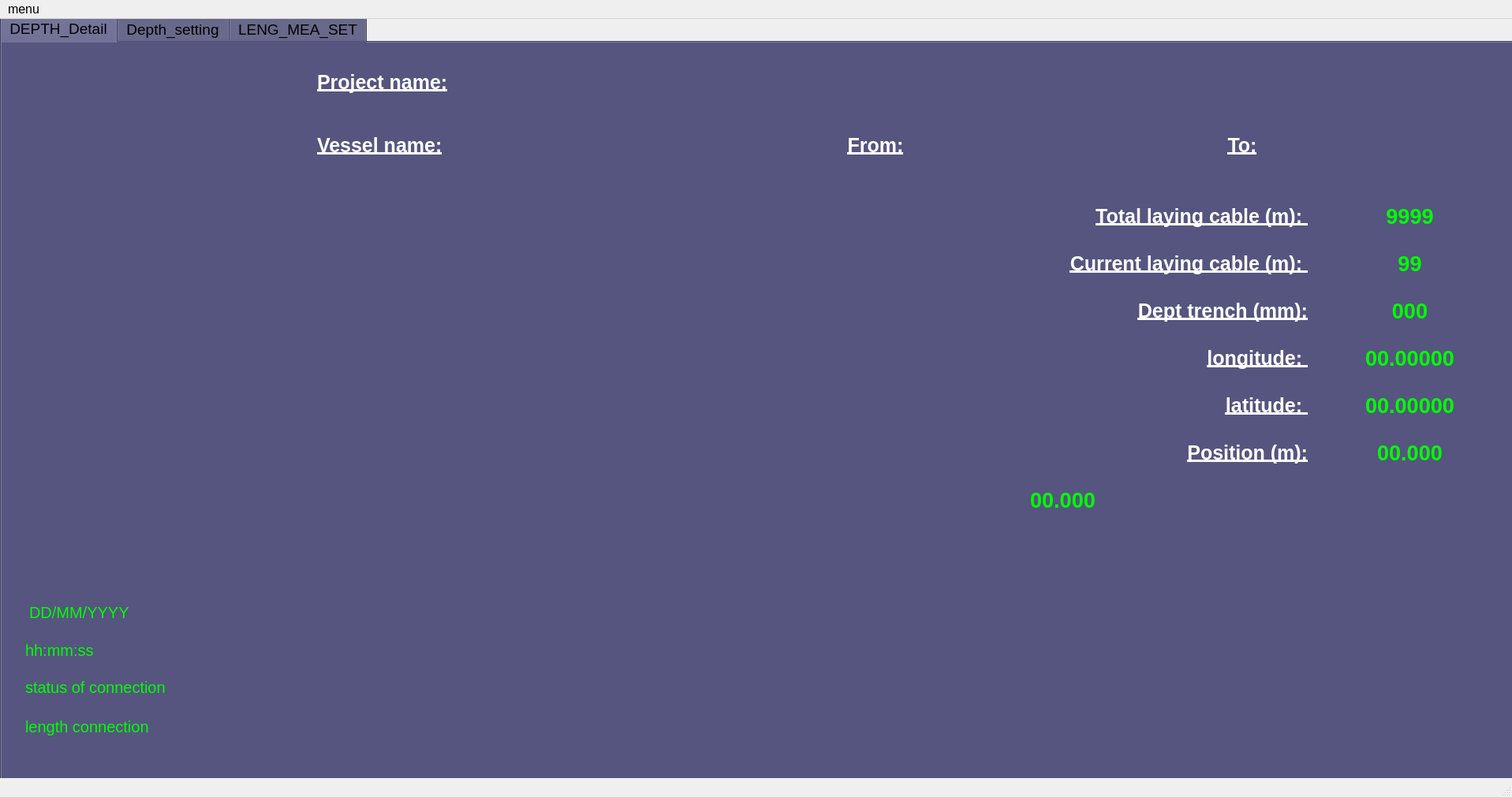
<?xml version="1.0" encoding="UTF-8"?>
<ui version="4.0">
 <class>MainWindow</class>
 <widget class="QMainWindow" name="MainWindow">
  <property name="geometry">
   <rect>
    <x>0</x>
    <y>0</y>
    <width>1917</width>
    <height>1011</height>
   </rect>
  </property>
  <property name="font">
   <font>
    <family>Segoe UI</family>
    <pointsize>12</pointsize>
   </font>
  </property>
  <property name="windowTitle">
   <string>DeptMeasurementSystem</string>
  </property>
  <widget class="QWidget" name="centralwidget">
   <widget class="QTabWidget" name="tabWidget">
    <property name="geometry">
     <rect>
      <x>0</x>
      <y>-5</y>
      <width>1921</width>
      <height>981</height>
     </rect>
    </property>
    <property name="font">
     <font>
      <family>Segoe UI</family>
      <pointsize>14</pointsize>
     </font>
    </property>
    <property name="autoFillBackground">
     <bool>false</bool>
    </property>
    <property name="styleSheet">
     <string notr="true">background-color: rgb(85, 85, 127);
</string>
    </property>
    <property name="currentIndex">
     <number>0</number>
    </property>
    <widget class="QWidget" name="tab_1">
     <attribute name="icon">
      <iconset>
       <normaloff>icon/48x48/Sailboat.png</normaloff>icon/48x48/Sailboat.png</iconset>
     </attribute>
     <attribute name="title">
      <string>DEPTH_Detail</string>
     </attribute>
     <widget class="QLabel" name="pic_box_background">
      <property name="geometry">
       <rect>
        <x>0</x>
        <y>-5</y>
        <width>1916</width>
        <height>941</height>
       </rect>
      </property>
      <property name="styleSheet">
       <string notr="true">border-color: rgb(85, 0, 127);</string>
      </property>
      <property name="text">
       <string/>
      </property>
      <property name="pixmap">
       <pixmap>background/backgroundfull.png</pixmap>
      </property>
      <property name="scaledContents">
       <bool>true</bool>
      </property>
     </widget>
     <widget class="QLabel" name="lbl_d_date">
      <property name="geometry">
       <rect>
        <x>35</x>
        <y>700</y>
        <width>211</width>
        <height>46</height>
       </rect>
      </property>
      <property name="font">
       <font>
        <pointsize>15</pointsize>
       </font>
      </property>
      <property name="styleSheet">
       <string notr="true">color: rgb(0, 255, 0);
background-color: rgba(85, 85, 127,80);</string>
      </property>
      <property name="text">
       <string>DD/MM/YYYY</string>
      </property>
     </widget>
     <widget class="QLabel" name="lbl_d_time">
      <property name="geometry">
       <rect>
        <x>30</x>
        <y>750</y>
        <width>216</width>
        <height>41</height>
       </rect>
      </property>
      <property name="font">
       <font>
        <pointsize>15</pointsize>
       </font>
      </property>
      <property name="styleSheet">
       <string notr="true">color: rgb(0, 255, 0);
background-color: rgba(85, 85, 127,80);</string>
      </property>
      <property name="text">
       <string>hh:mm:ss</string>
      </property>
     </widget>
     <widget class="QLabel" name="lbl_dept">
      <property name="geometry">
       <rect>
        <x>1265</x>
        <y>315</y>
        <width>391</width>
        <height>51</height>
       </rect>
      </property>
      <property name="font">
       <font>
        <family>Segoe UI</family>
        <pointsize>19</pointsize>
        <weight>75</weight>
        <bold>true</bold>
        <underline>true</underline>
       </font>
      </property>
      <property name="styleSheet">
       <string notr="true">color: rgb(255, 255, 255);
background-color: rgba(85, 85, 127,80);</string>
      </property>
      <property name="text">
       <string>Dept trench (mm):</string>
      </property>
      <property name="alignment">
       <set>Qt::AlignRight|Qt::AlignTrailing|Qt::AlignVCenter</set>
      </property>
     </widget>
     <widget class="QLabel" name="lbl_d_dept_trench">
      <property name="geometry">
       <rect>
        <x>1665</x>
        <y>315</y>
        <width>241</width>
        <height>51</height>
       </rect>
      </property>
      <property name="font">
       <font>
        <pointsize>20</pointsize>
        <weight>75</weight>
        <bold>true</bold>
       </font>
      </property>
      <property name="styleSheet">
       <string notr="true">color: rgb(0, 255, 0);
background-color: rgba(85, 85, 127,80);</string>
      </property>
      <property name="text">
       <string>000</string>
      </property>
      <property name="alignment">
       <set>Qt::AlignCenter</set>
      </property>
     </widget>
     <widget class="QLabel" name="label">
      <property name="geometry">
       <rect>
        <x>10</x>
        <y>15</y>
        <width>361</width>
        <height>151</height>
       </rect>
      </property>
      <property name="text">
       <string/>
      </property>
      <property name="pixmap">
       <pixmap>logo/TTP.png</pixmap>
      </property>
      <property name="scaledContents">
       <bool>true</bool>
      </property>
     </widget>
     <widget class="QLabel" name="lbl_d_stt">
      <property name="geometry">
       <rect>
        <x>30</x>
        <y>795</y>
        <width>606</width>
        <height>46</height>
       </rect>
      </property>
      <property name="font">
       <font>
        <pointsize>15</pointsize>
       </font>
      </property>
      <property name="styleSheet">
       <string notr="true">color: rgb(0, 255, 0);
background-color: rgba(85, 85, 127,80);</string>
      </property>
      <property name="text">
       <string>status of connection</string>
      </property>
     </widget>
     <widget class="QLabel" name="lbl_d_longitude">
      <property name="geometry">
       <rect>
        <x>1665</x>
        <y>375</y>
        <width>241</width>
        <height>51</height>
       </rect>
      </property>
      <property name="font">
       <font>
        <pointsize>20</pointsize>
        <weight>75</weight>
        <bold>true</bold>
       </font>
      </property>
      <property name="styleSheet">
       <string notr="true">color: rgb(0, 255, 0);
background-color: rgba(85, 85, 127,80);</string>
      </property>
      <property name="text">
       <string>00.00000</string>
      </property>
      <property name="alignment">
       <set>Qt::AlignCenter</set>
      </property>
     </widget>
     <widget class="QLabel" name="lbl_dept_2">
      <property name="geometry">
       <rect>
        <x>1265</x>
        <y>375</y>
        <width>391</width>
        <height>51</height>
       </rect>
      </property>
      <property name="font">
       <font>
        <family>Segoe UI</family>
        <pointsize>19</pointsize>
        <weight>75</weight>
        <bold>true</bold>
        <underline>true</underline>
       </font>
      </property>
      <property name="styleSheet">
       <string notr="true">color: rgb(255, 255, 255);
background-color: rgba(85, 85, 127,80);</string>
      </property>
      <property name="text">
       <string>longitude: </string>
      </property>
      <property name="alignment">
       <set>Qt::AlignRight|Qt::AlignTrailing|Qt::AlignVCenter</set>
      </property>
     </widget>
     <widget class="QLabel" name="lbl_d_latitude">
      <property name="geometry">
       <rect>
        <x>1665</x>
        <y>435</y>
        <width>241</width>
        <height>51</height>
       </rect>
      </property>
      <property name="font">
       <font>
        <pointsize>20</pointsize>
        <weight>75</weight>
        <bold>true</bold>
       </font>
      </property>
      <property name="styleSheet">
       <string notr="true">color: rgb(0, 255, 0);
background-color: rgba(85, 85, 127,80);</string>
      </property>
      <property name="text">
       <string>00.00000</string>
      </property>
      <property name="alignment">
       <set>Qt::AlignCenter</set>
      </property>
     </widget>
     <widget class="QLabel" name="lbl_dept_3">
      <property name="geometry">
       <rect>
        <x>1265</x>
        <y>435</y>
        <width>391</width>
        <height>51</height>
       </rect>
      </property>
      <property name="font">
       <font>
        <family>Segoe UI</family>
        <pointsize>19</pointsize>
        <weight>75</weight>
        <bold>true</bold>
        <underline>true</underline>
       </font>
      </property>
      <property name="styleSheet">
       <string notr="true">color: rgb(255, 255, 255);
background-color: rgba(85, 85, 127,80);</string>
      </property>
      <property name="text">
       <string>latitude: </string>
      </property>
      <property name="alignment">
       <set>Qt::AlignRight|Qt::AlignTrailing|Qt::AlignVCenter</set>
      </property>
     </widget>
     <widget class="QLabel" name="lbl_d_total_laying_cable">
      <property name="geometry">
       <rect>
        <x>1665</x>
        <y>195</y>
        <width>241</width>
        <height>51</height>
       </rect>
      </property>
      <property name="font">
       <font>
        <pointsize>20</pointsize>
        <weight>75</weight>
        <bold>true</bold>
       </font>
      </property>
      <property name="styleSheet">
       <string notr="true">color: rgb(0, 255, 0);
background-color: rgba(85, 85, 127,80);</string>
      </property>
      <property name="text">
       <string>9999</string>
      </property>
      <property name="alignment">
       <set>Qt::AlignCenter</set>
      </property>
     </widget>
     <widget class="QLabel" name="lbl_dept_4">
      <property name="geometry">
       <rect>
        <x>1265</x>
        <y>195</y>
        <width>391</width>
        <height>51</height>
       </rect>
      </property>
      <property name="font">
       <font>
        <family>Segoe UI</family>
        <pointsize>19</pointsize>
        <weight>75</weight>
        <bold>true</bold>
        <underline>true</underline>
       </font>
      </property>
      <property name="styleSheet">
       <string notr="true">color: rgb(255, 255, 255);
background-color: rgba(85, 85, 127,80);</string>
      </property>
      <property name="text">
       <string>Total laying cable (m): </string>
      </property>
      <property name="alignment">
       <set>Qt::AlignRight|Qt::AlignTrailing|Qt::AlignVCenter</set>
      </property>
     </widget>
     <widget class="QLabel" name="lbl_d_current_laying_cable">
      <property name="geometry">
       <rect>
        <x>1665</x>
        <y>255</y>
        <width>241</width>
        <height>51</height>
       </rect>
      </property>
      <property name="font">
       <font>
        <pointsize>20</pointsize>
        <weight>75</weight>
        <bold>true</bold>
       </font>
      </property>
      <property name="styleSheet">
       <string notr="true">color: rgb(0, 255, 0);
background-color: rgba(85, 85, 127,80);</string>
      </property>
      <property name="text">
       <string>99</string>
      </property>
      <property name="alignment">
       <set>Qt::AlignCenter</set>
      </property>
     </widget>
     <widget class="QLabel" name="lbl_dept_5">
      <property name="geometry">
       <rect>
        <x>1265</x>
        <y>255</y>
        <width>391</width>
        <height>51</height>
       </rect>
      </property>
      <property name="font">
       <font>
        <family>Segoe UI</family>
        <pointsize>19</pointsize>
        <weight>75</weight>
        <bold>true</bold>
        <underline>true</underline>
       </font>
      </property>
      <property name="styleSheet">
       <string notr="true">color: rgb(255, 255, 255);
background-color: rgba(85, 85, 127,80);</string>
      </property>
      <property name="text">
       <string>Current laying cable (m): </string>
      </property>
      <property name="alignment">
       <set>Qt::AlignRight|Qt::AlignTrailing|Qt::AlignVCenter</set>
      </property>
     </widget>
     <widget class="QLabel" name="pic_box">
      <property name="geometry">
       <rect>
        <x>1430</x>
        <y>554</y>
        <width>476</width>
        <height>296</height>
       </rect>
      </property>
      <property name="text">
       <string/>
      </property>
      <property name="pixmap">
       <pixmap>sim/0d.jpg</pixmap>
      </property>
      <property name="scaledContents">
       <bool>true</bool>
      </property>
     </widget>
     <widget class="QLabel" name="lbl_dept_6">
      <property name="geometry">
       <rect>
        <x>400</x>
        <y>15</y>
        <width>211</width>
        <height>71</height>
       </rect>
      </property>
      <property name="font">
       <font>
        <family>Segoe UI</family>
        <pointsize>19</pointsize>
        <weight>75</weight>
        <bold>true</bold>
        <underline>true</underline>
       </font>
      </property>
      <property name="styleSheet">
       <string notr="true">color: rgb(255, 255, 255);
background-color: rgba(85, 85, 127,80);</string>
      </property>
      <property name="text">
       <string>Project name:</string>
      </property>
      <property name="alignment">
       <set>Qt::AlignLeading|Qt::AlignLeft|Qt::AlignVCenter</set>
      </property>
     </widget>
     <widget class="QLabel" name="lbl_dept_7">
      <property name="geometry">
       <rect>
        <x>400</x>
        <y>95</y>
        <width>211</width>
        <height>71</height>
       </rect>
      </property>
      <property name="font">
       <font>
        <family>Segoe UI</family>
        <pointsize>19</pointsize>
        <weight>75</weight>
        <bold>true</bold>
        <underline>true</underline>
       </font>
      </property>
      <property name="styleSheet">
       <string notr="true">color: rgb(255, 255, 255);
background-color: rgba(85, 85, 127,80);</string>
      </property>
      <property name="text">
       <string>Vessel name:</string>
      </property>
      <property name="alignment">
       <set>Qt::AlignLeading|Qt::AlignLeft|Qt::AlignVCenter</set>
      </property>
     </widget>
     <widget class="QLabel" name="lbl_d_project_name">
      <property name="geometry">
       <rect>
        <x>620</x>
        <y>15</y>
        <width>1286</width>
        <height>71</height>
       </rect>
      </property>
      <property name="font">
       <font>
        <family>Segoe UI</family>
        <pointsize>19</pointsize>
        <weight>75</weight>
        <bold>true</bold>
        <underline>false</underline>
       </font>
      </property>
      <property name="styleSheet">
       <string notr="true">color: rgb(255, 255, 255);
background-color: rgba(85, 85, 127,80);</string>
      </property>
      <property name="text">
       <string/>
      </property>
      <property name="alignment">
       <set>Qt::AlignCenter</set>
      </property>
     </widget>
     <widget class="QLabel" name="lbl_d_vessel_name">
      <property name="geometry">
       <rect>
        <x>620</x>
        <y>95</y>
        <width>366</width>
        <height>71</height>
       </rect>
      </property>
      <property name="font">
       <font>
        <family>Segoe UI</family>
        <pointsize>19</pointsize>
        <weight>75</weight>
        <bold>true</bold>
        <underline>false</underline>
       </font>
      </property>
      <property name="styleSheet">
       <string notr="true">color: rgb(255, 255, 255);
background-color: rgba(85, 85, 127,80);</string>
      </property>
      <property name="text">
       <string/>
      </property>
      <property name="alignment">
       <set>Qt::AlignCenter</set>
      </property>
     </widget>
     <widget class="QLabel" name="lbl_dept_10">
      <property name="geometry">
       <rect>
        <x>995</x>
        <y>95</y>
        <width>226</width>
        <height>71</height>
       </rect>
      </property>
      <property name="font">
       <font>
        <family>Segoe UI</family>
        <pointsize>19</pointsize>
        <weight>75</weight>
        <bold>true</bold>
        <underline>true</underline>
       </font>
      </property>
      <property name="styleSheet">
       <string notr="true">color: rgb(255, 255, 255);
background-color: rgba(85, 85, 127,80);</string>
      </property>
      <property name="text">
       <string>From:</string>
      </property>
      <property name="alignment">
       <set>Qt::AlignCenter</set>
      </property>
     </widget>
     <widget class="QLabel" name="lbl_d_from">
      <property name="geometry">
       <rect>
        <x>1230</x>
        <y>95</y>
        <width>246</width>
        <height>71</height>
       </rect>
      </property>
      <property name="font">
       <font>
        <family>Segoe UI</family>
        <pointsize>19</pointsize>
        <weight>75</weight>
        <bold>true</bold>
        <underline>false</underline>
       </font>
      </property>
      <property name="styleSheet">
       <string notr="true">color: rgb(255, 255, 255);
background-color: rgba(85, 85, 127,80);</string>
      </property>
      <property name="text">
       <string/>
      </property>
      <property name="alignment">
       <set>Qt::AlignCenter</set>
      </property>
     </widget>
     <widget class="QLabel" name="lbl_dept_12">
      <property name="geometry">
       <rect>
        <x>1490</x>
        <y>95</y>
        <width>166</width>
        <height>71</height>
       </rect>
      </property>
      <property name="font">
       <font>
        <family>Segoe UI</family>
        <pointsize>19</pointsize>
        <weight>75</weight>
        <bold>true</bold>
        <underline>true</underline>
       </font>
      </property>
      <property name="styleSheet">
       <string notr="true">color: rgb(255, 255, 255);
background-color: rgba(85, 85, 127,80);</string>
      </property>
      <property name="text">
       <string>To:</string>
      </property>
      <property name="alignment">
       <set>Qt::AlignCenter</set>
      </property>
     </widget>
     <widget class="QLabel" name="lbl_d_to">
      <property name="geometry">
       <rect>
        <x>1665</x>
        <y>95</y>
        <width>241</width>
        <height>71</height>
       </rect>
      </property>
      <property name="font">
       <font>
        <family>Segoe UI</family>
        <pointsize>19</pointsize>
        <weight>75</weight>
        <bold>true</bold>
        <underline>false</underline>
       </font>
      </property>
      <property name="styleSheet">
       <string notr="true">color: rgb(255, 255, 255);
background-color: rgba(85, 85, 127,80);</string>
      </property>
      <property name="text">
       <string/>
      </property>
      <property name="alignment">
       <set>Qt::AlignCenter</set>
      </property>
     </widget>
     <widget class="QLabel" name="lbl_dept_14">
      <property name="geometry">
       <rect>
        <x>1265</x>
        <y>495</y>
        <width>391</width>
        <height>51</height>
       </rect>
      </property>
      <property name="font">
       <font>
        <family>Segoe UI</family>
        <pointsize>19</pointsize>
        <weight>75</weight>
        <bold>true</bold>
        <underline>true</underline>
       </font>
      </property>
      <property name="styleSheet">
       <string notr="true">color: rgb(255, 255, 255);
background-color: rgba(85, 85, 127,80);</string>
      </property>
      <property name="text">
       <string>Position (m):</string>
      </property>
      <property name="alignment">
       <set>Qt::AlignRight|Qt::AlignTrailing|Qt::AlignVCenter</set>
      </property>
     </widget>
     <widget class="QLabel" name="lbl_d_position">
      <property name="geometry">
       <rect>
        <x>1665</x>
        <y>495</y>
        <width>241</width>
        <height>51</height>
       </rect>
      </property>
      <property name="font">
       <font>
        <pointsize>20</pointsize>
        <weight>75</weight>
        <bold>true</bold>
       </font>
      </property>
      <property name="styleSheet">
       <string notr="true">color: rgb(0, 255, 0);
background-color: rgba(85, 85, 127,80);</string>
      </property>
      <property name="text">
       <string>00.000</string>
      </property>
      <property name="alignment">
       <set>Qt::AlignCenter</set>
      </property>
     </widget>
     <widget class="QLabel" name="lbl_l_stt">
      <property name="geometry">
       <rect>
        <x>30</x>
        <y>845</y>
        <width>606</width>
        <height>46</height>
       </rect>
      </property>
      <property name="font">
       <font>
        <pointsize>15</pointsize>
       </font>
      </property>
      <property name="styleSheet">
       <string notr="true">color: rgb(0, 255, 0);
background-color: rgba(85, 85, 127,80);</string>
      </property>
      <property name="text">
       <string>length connection</string>
      </property>
     </widget>
     <widget class="QLabel" name="lbl_d_distantce">
      <property name="geometry">
       <rect>
        <x>1265</x>
        <y>555</y>
        <width>161</width>
        <height>51</height>
       </rect>
      </property>
      <property name="font">
       <font>
        <pointsize>20</pointsize>
        <weight>75</weight>
        <bold>true</bold>
       </font>
      </property>
      <property name="styleSheet">
       <string notr="true">color: rgb(0, 255, 0);
background-color: rgba(85, 85, 127,80);</string>
      </property>
      <property name="text">
       <string>00.000</string>
      </property>
      <property name="alignment">
       <set>Qt::AlignCenter</set>
      </property>
     </widget>
    </widget>
    <widget class="QWidget" name="tab_2">
     <attribute name="icon">
      <iconset>
       <normaloff>icon/48x48/Screwdriver_Wrench.png</normaloff>icon/48x48/Screwdriver_Wrench.png</iconset>
     </attribute>
     <attribute name="title">
      <string>Depth_setting</string>
     </attribute>
     <widget class="QLabel" name="label_2">
      <property name="geometry">
       <rect>
        <x>15</x>
        <y>45</y>
        <width>281</width>
        <height>51</height>
       </rect>
      </property>
      <property name="font">
       <font>
        <family>MS UI Gothic</family>
        <pointsize>20</pointsize>
       </font>
      </property>
      <property name="styleSheet">
       <string notr="true">color: rgb(255, 170, 0);</string>
      </property>
      <property name="text">
       <string>DEPTH COM GATE:</string>
      </property>
     </widget>
     <widget class="QComboBox" name="cb_plc_com">
      <property name="geometry">
       <rect>
        <x>300</x>
        <y>50</y>
        <width>146</width>
        <height>41</height>
       </rect>
      </property>
      <property name="font">
       <font>
        <family>Segoe UI</family>
        <pointsize>12</pointsize>
        <weight>75</weight>
        <bold>true</bold>
       </font>
      </property>
      <property name="layoutDirection">
       <enum>Qt::LeftToRight</enum>
      </property>
     </widget>
     <widget class="QLabel" name="pic_box_2">
      <property name="geometry">
       <rect>
        <x>480</x>
        <y>130</y>
        <width>771</width>
        <height>486</height>
       </rect>
      </property>
      <property name="styleSheet">
       <string notr="true">border-style: outset;
border-width: 2px;
border-radius: 15px;
border-color: black;
</string>
      </property>
      <property name="text">
       <string/>
      </property>
      <property name="pixmap">
       <pixmap>sim/0d.jpg</pixmap>
      </property>
      <property name="scaledContents">
       <bool>true</bool>
      </property>
     </widget>
     <widget class="QLineEdit" name="lineEdit_d_bar_length">
      <property name="geometry">
       <rect>
        <x>725</x>
        <y>165</y>
        <width>146</width>
        <height>41</height>
       </rect>
      </property>
      <property name="font">
       <font>
        <pointsize>16</pointsize>
       </font>
      </property>
      <property name="styleSheet">
       <string notr="true">background-color: rgb(255, 255, 127);</string>
      </property>
      <property name="inputMethodHints">
       <set>Qt::ImhDigitsOnly</set>
      </property>
      <property name="alignment">
       <set>Qt::AlignCenter</set>
      </property>
     </widget>
     <widget class="Line" name="line_5">
      <property name="geometry">
       <rect>
        <x>985</x>
        <y>335</y>
        <width>141</width>
        <height>16</height>
       </rect>
      </property>
      <property name="frameShadow">
       <enum>QFrame::Plain</enum>
      </property>
      <property name="lineWidth">
       <number>5</number>
      </property>
      <property name="orientation">
       <enum>Qt::Horizontal</enum>
      </property>
     </widget>
     <widget class="QLabel" name="lpl_date_3">
      <property name="geometry">
       <rect>
        <x>465</x>
        <y>335</y>
        <width>96</width>
        <height>36</height>
       </rect>
      </property>
      <property name="font">
       <font>
        <pointsize>12</pointsize>
       </font>
      </property>
      <property name="styleSheet">
       <string notr="true">color: rgb(255, 170, 0);
</string>
      </property>
      <property name="text">
       <string>GROUND</string>
      </property>
     </widget>
     <widget class="QLineEdit" name="lineEdit_d_height">
      <property name="geometry">
       <rect>
        <x>490</x>
        <y>290</y>
        <width>121</width>
        <height>41</height>
       </rect>
      </property>
      <property name="font">
       <font>
        <pointsize>16</pointsize>
       </font>
      </property>
      <property name="styleSheet">
       <string notr="true">background-color: rgb(255, 255, 127);</string>
      </property>
      <property name="inputMethodHints">
       <set>Qt::ImhDigitsOnly</set>
      </property>
      <property name="alignment">
       <set>Qt::AlignCenter</set>
      </property>
     </widget>
     <widget class="QLineEdit" name="lineEdit_d_angle">
      <property name="geometry">
       <rect>
        <x>995</x>
        <y>195</y>
        <width>121</width>
        <height>41</height>
       </rect>
      </property>
      <property name="font">
       <font>
        <pointsize>16</pointsize>
       </font>
      </property>
      <property name="styleSheet">
       <string notr="true">background-color: rgb(255, 255, 127);</string>
      </property>
      <property name="inputMethodHints">
       <set>Qt::ImhDigitsOnly</set>
      </property>
      <property name="alignment">
       <set>Qt::AlignCenter</set>
      </property>
     </widget>
     <widget class="QPushButton" name="bt_depth_reset">
      <property name="geometry">
       <rect>
        <x>75</x>
        <y>395</y>
        <width>271</width>
        <height>66</height>
       </rect>
      </property>
      <property name="font">
       <font>
        <family>Segoe UI Semibold</family>
        <pointsize>16</pointsize>
       </font>
      </property>
      <property name="styleSheet">
       <string notr="true">background-color: rgb(255, 170, 0);
border-style: outset;
border-width: 2px;
border-radius: 15px;
border-color: black;
color: rgb(255, 255, 255);</string>
      </property>
      <property name="text">
       <string>Reset Position</string>
      </property>
     </widget>
     <widget class="QPushButton" name="bt_depth_save">
      <property name="geometry">
       <rect>
        <x>75</x>
        <y>520</y>
        <width>271</width>
        <height>66</height>
       </rect>
      </property>
      <property name="font">
       <font>
        <pointsize>16</pointsize>
       </font>
      </property>
      <property name="styleSheet">
       <string notr="true">background-color: rgb(255, 170, 0);
border-style: outset;
border-width: 2px;
border-radius: 15px;
border-color: black;
padding: 4px;
color: rgb(255, 255, 255);</string>
      </property>
      <property name="text">
       <string>save setting</string>
      </property>
     </widget>
     <widget class="QPushButton" name="bt_home">
      <property name="geometry">
       <rect>
        <x>75</x>
        <y>270</y>
        <width>271</width>
        <height>66</height>
       </rect>
      </property>
      <property name="font">
       <font>
        <pointsize>16</pointsize>
       </font>
      </property>
      <property name="styleSheet">
       <string notr="true">color: rgb(0, 0, 255);
border-style: outset;
border-width: 2px;
border-radius: 15px;
border-color: black;
padding: 4px;
background-color: rgb(170, 170, 255);
</string>
      </property>
      <property name="text">
       <string>HOME PAGE</string>
      </property>
     </widget>
     <widget class="QPushButton" name="bt_rf_com_plc">
      <property name="geometry">
       <rect>
        <x>465</x>
        <y>50</y>
        <width>116</width>
        <height>41</height>
       </rect>
      </property>
      <property name="font">
       <font>
        <pointsize>10</pointsize>
        <weight>75</weight>
        <bold>true</bold>
       </font>
      </property>
      <property name="styleSheet">
       <string notr="true">background-color: rgb(255, 170, 0);
border-radius: 15px;</string>
      </property>
      <property name="text">
       <string>REFRESH</string>
      </property>
     </widget>
     <widget class="QPushButton" name="bt_reconnect_plc">
      <property name="geometry">
       <rect>
        <x>615</x>
        <y>50</y>
        <width>116</width>
        <height>41</height>
       </rect>
      </property>
      <property name="font">
       <font>
        <pointsize>10</pointsize>
        <weight>75</weight>
        <bold>true</bold>
       </font>
      </property>
      <property name="styleSheet">
       <string notr="true">background-color: rgb(255, 170, 0);
border-radius: 15px;</string>
      </property>
      <property name="text">
       <string>CONNECT</string>
      </property>
     </widget>
    </widget>
    <widget class="QWidget" name="tab">
     <attribute name="title">
      <string>LENG_MEA_SET</string>
     </attribute>
     <widget class="QComboBox" name="cb_len_com">
      <property name="geometry">
       <rect>
        <x>320</x>
        <y>65</y>
        <width>146</width>
        <height>41</height>
       </rect>
      </property>
      <property name="font">
       <font>
        <family>Segoe UI</family>
        <pointsize>12</pointsize>
        <weight>75</weight>
        <bold>true</bold>
       </font>
      </property>
      <property name="layoutDirection">
       <enum>Qt::LeftToRight</enum>
      </property>
     </widget>
     <widget class="QPushButton" name="bt_reconnect_len">
      <property name="geometry">
       <rect>
        <x>635</x>
        <y>65</y>
        <width>116</width>
        <height>41</height>
       </rect>
      </property>
      <property name="font">
       <font>
        <pointsize>10</pointsize>
        <weight>75</weight>
        <bold>true</bold>
       </font>
      </property>
      <property name="styleSheet">
       <string notr="true">background-color: rgb(255, 170, 0);
border-radius: 15px;</string>
      </property>
      <property name="text">
       <string>CONNECT</string>
      </property>
     </widget>
     <widget class="QLabel" name="label_3">
      <property name="geometry">
       <rect>
        <x>15</x>
        <y>60</y>
        <width>301</width>
        <height>51</height>
       </rect>
      </property>
      <property name="font">
       <font>
        <family>MS UI Gothic</family>
        <pointsize>20</pointsize>
       </font>
      </property>
      <property name="styleSheet">
       <string notr="true">color: rgb(255, 170, 0);</string>
      </property>
      <property name="text">
       <string>LENG_M COM GATE:</string>
      </property>
     </widget>
     <widget class="QPushButton" name="bt_rf_com_len">
      <property name="geometry">
       <rect>
        <x>485</x>
        <y>65</y>
        <width>116</width>
        <height>41</height>
       </rect>
      </property>
      <property name="font">
       <font>
        <pointsize>10</pointsize>
        <weight>75</weight>
        <bold>true</bold>
       </font>
      </property>
      <property name="styleSheet">
       <string notr="true">background-color: rgb(255, 170, 0);
border-radius: 15px;</string>
      </property>
      <property name="text">
       <string>REFRESH</string>
      </property>
     </widget>
     <widget class="QLineEdit" name="lineEdit_R_pulley">
      <property name="geometry">
       <rect>
        <x>320</x>
        <y>170</y>
        <width>161</width>
        <height>61</height>
       </rect>
      </property>
      <property name="font">
       <font>
        <pointsize>16</pointsize>
       </font>
      </property>
      <property name="styleSheet">
       <string notr="true">background-color: rgb(255, 255, 127);</string>
      </property>
      <property name="inputMethodHints">
       <set>Qt::ImhDigitsOnly</set>
      </property>
      <property name="alignment">
       <set>Qt::AlignCenter</set>
      </property>
     </widget>
     <widget class="QLabel" name="label_4">
      <property name="geometry">
       <rect>
        <x>20</x>
        <y>175</y>
        <width>281</width>
        <height>51</height>
       </rect>
      </property>
      <property name="font">
       <font>
        <family>MS UI Gothic</family>
        <pointsize>20</pointsize>
       </font>
      </property>
      <property name="styleSheet">
       <string notr="true">color: rgb(255, 170, 0);</string>
      </property>
      <property name="text">
       <string>R_ pulley:</string>
      </property>
     </widget>
     <widget class="QPushButton" name="bt_update_pulley">
      <property name="geometry">
       <rect>
        <x>505</x>
        <y>170</y>
        <width>151</width>
        <height>61</height>
       </rect>
      </property>
      <property name="font">
       <font>
        <pointsize>10</pointsize>
        <weight>75</weight>
        <bold>true</bold>
       </font>
      </property>
      <property name="styleSheet">
       <string notr="true">background-color: rgb(255, 170, 0);
border-radius: 15px;</string>
      </property>
      <property name="text">
       <string>UPDATE</string>
      </property>
     </widget>
     <widget class="QPushButton" name="bt_START_COUNT">
      <property name="geometry">
       <rect>
        <x>810</x>
        <y>65</y>
        <width>286</width>
        <height>166</height>
       </rect>
      </property>
      <property name="font">
       <font>
        <pointsize>16</pointsize>
        <weight>75</weight>
        <bold>true</bold>
       </font>
      </property>
      <property name="styleSheet">
       <string notr="true">background-color: rgb(0, 170, 0);
border-radius: 15px;</string>
      </property>
      <property name="text">
       <string>START COUNT</string>
      </property>
     </widget>
    </widget>
   </widget>
  </widget>
  <widget class="QMenuBar" name="menubar">
   <property name="geometry">
    <rect>
     <x>0</x>
     <y>0</y>
     <width>1917</width>
     <height>26</height>
    </rect>
   </property>
   <widget class="QMenu" name="menufile">
    <property name="title">
     <string>menu</string>
    </property>
    <addaction name="menu_GPS_Window"/>
    <addaction name="menu_Report"/>
   </widget>
   <addaction name="menufile"/>
  </widget>
  <widget class="QStatusBar" name="statusbar"/>
  <action name="menu_GPS_Window">
   <property name="icon">
    <iconset>
     <normaloff>icon/48x48/Globe.png</normaloff>icon/48x48/Globe.png</iconset>
   </property>
   <property name="text">
    <string>GPS_Window</string>
   </property>
   <property name="font">
    <font>
     <pointsize>12</pointsize>
    </font>
   </property>
  </action>
  <action name="menu_Report">
   <property name="icon">
    <iconset>
     <normaloff>icon/48x48/Document_User.png</normaloff>icon/48x48/Document_User.png</iconset>
   </property>
   <property name="text">
    <string>Report</string>
   </property>
   <property name="font">
    <font>
     <pointsize>12</pointsize>
    </font>
   </property>
  </action>
 </widget>
 <resources/>
 <connections/>
</ui>
